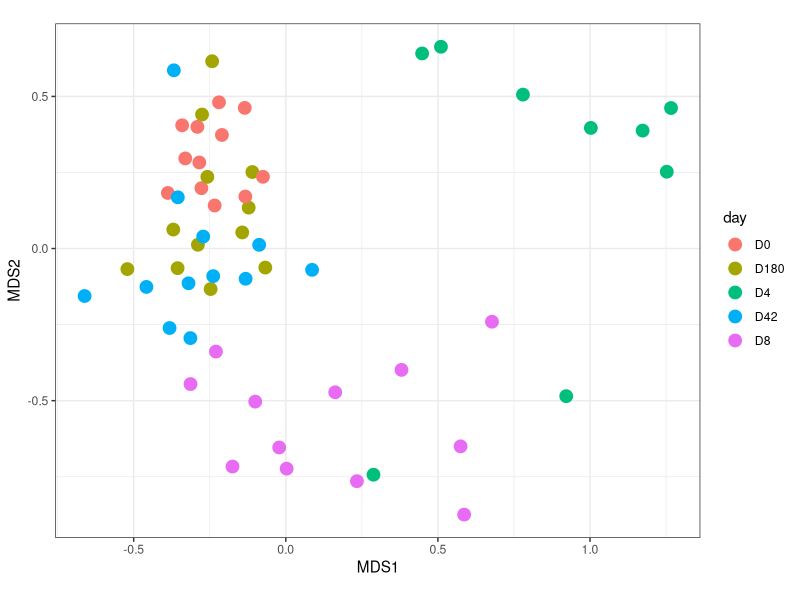
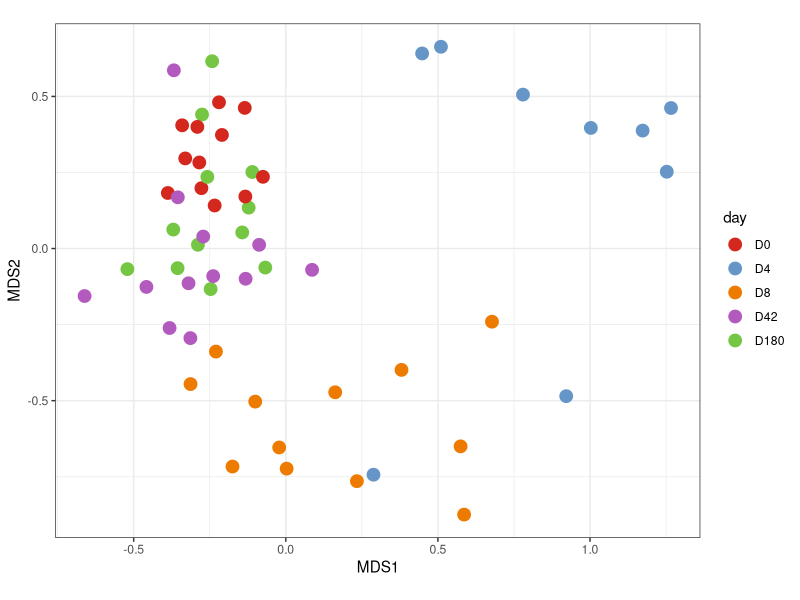
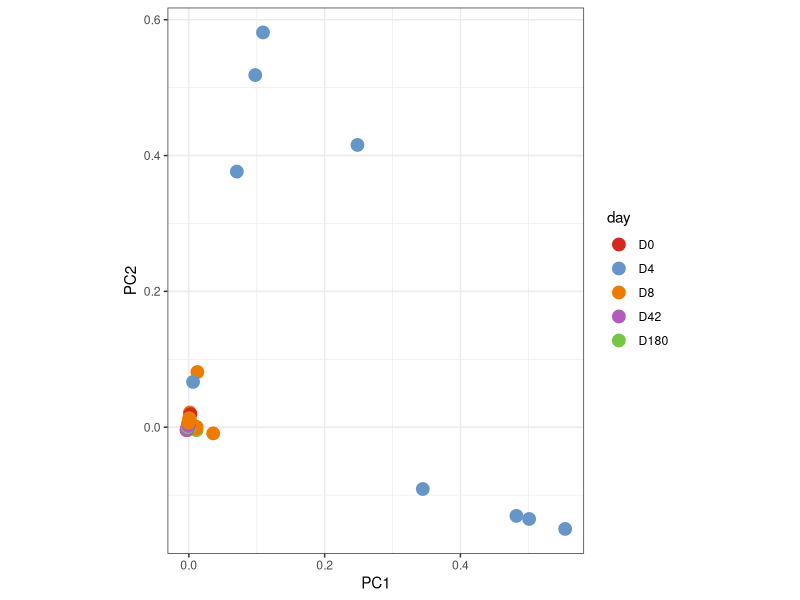
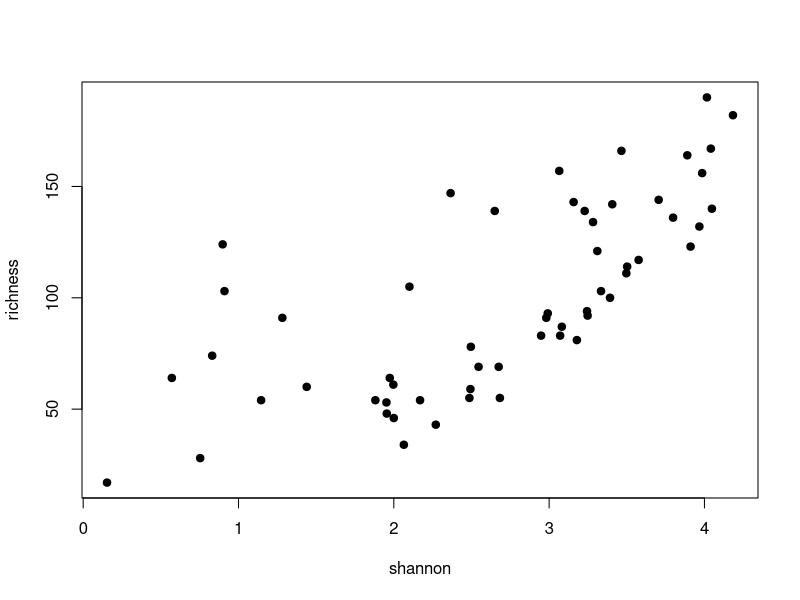
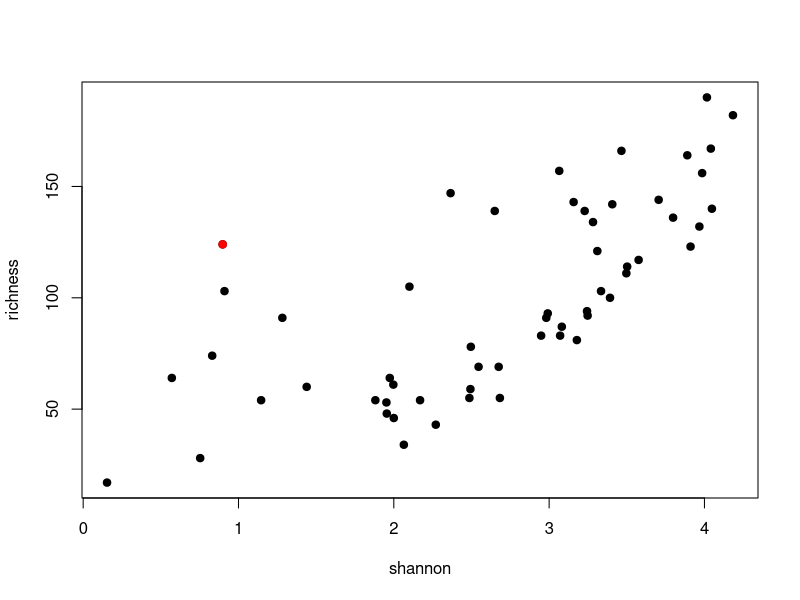
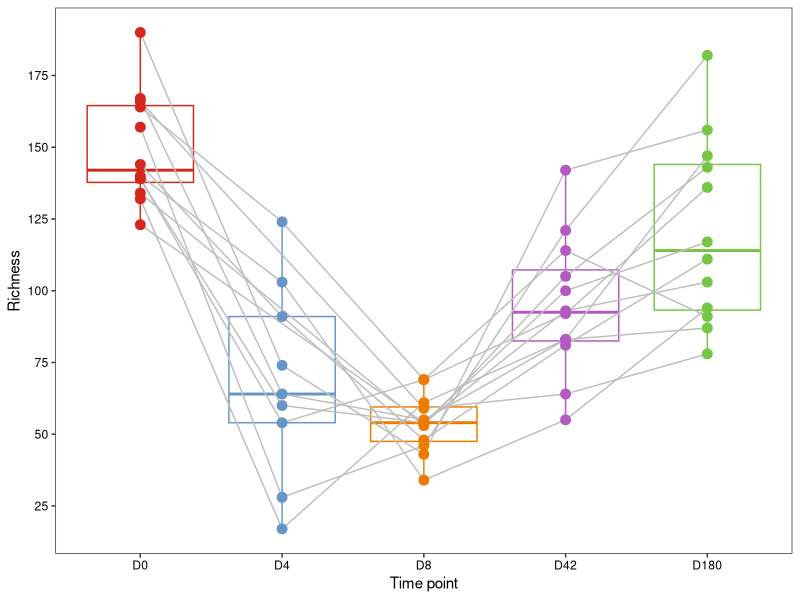
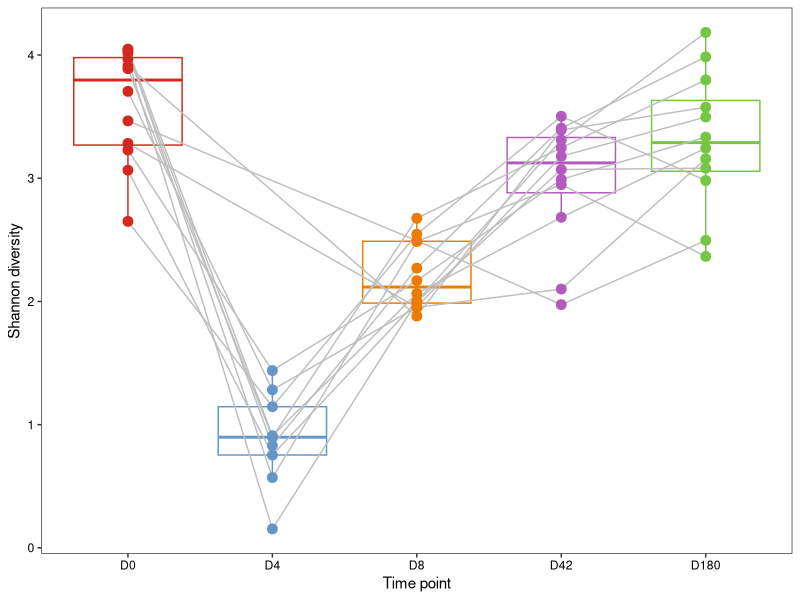
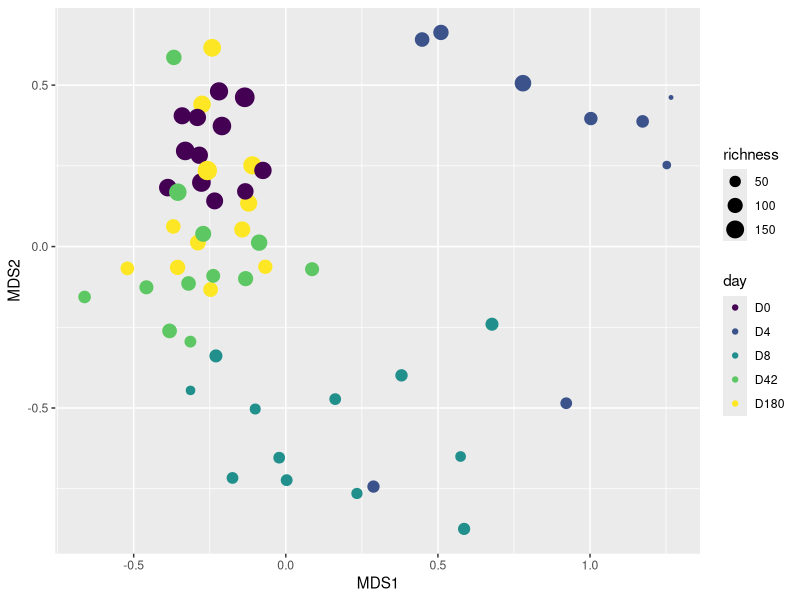

Source code (R) for these figures, in order:
## ---- chunk 1
library(vegan) # Community ecology package, containing tools for diversity analysis, ordination and analysis of dissimilarities
library(ggplot2) # Plotting package
library(Matrix) # Matrix classes and methods
library(reshape2) # Reformatting datasets
## ---- chunk 2
mOTUs <- read.csv('data/annotated.mOTU.rel_abund.rarefied.tsv',
                    sep='\t', 
                    header=T, 
                    row.names = 1)
## ---- chunk 3
head(colnames(mOTUs))
## ---- chunk 4
head(rownames(mOTUs))
## ---- chunk 5
head(colSums(mOTUs))
## ---- chunk 6
head(mOTUs[,c("ERAS3_D0","ERAS3_D4")])
## ---- chunk 7
mds.df <- data.frame(metaMDS(t(mOTUs), distance="bray")$points)
## ---- chunk 8
head(mds.df)
## ---- chunk 9
mds.df$patient <- gsub(pattern = "_.*", 
                       replacement = "", 
                        rownames(mds.df))
mds.df$day <- gsub(".*_", "",rownames(mds.df))
## ---- chunk 10
ggplot(mds.df, aes(x=MDS1, y=MDS2, colour=day))+ # Aesthetics of plot
  geom_point(size=4)+ # Plot points of size 4 (easier to see)
  theme_bw()+ # Black and white plot theme (default is grey)
  coord_fixed() # Ratio of 1:1 between x and y axes
## ---- chunk 11
mds.df$day <- ordered(mds.df$day,
                      levels=c("D0", "D4", "D8", "D42", "D180"))
## ---- chunk 12
day.colours <- c("#D4281E", "#6696C7", "#ED7B00","#B35ABE","#75C643")
ggplot(mds.df, aes(MDS1, MDS2, colour=day))+
        geom_point(size=4)+
        theme_bw()+
  coord_fixed()+
  scale_color_manual(values=day.colours)
## ---- chunk 13
# Perform PCA
pca <- rda(mOTUs)
# Get the points
pca.df <- data.frame(pca$CA$v)
# Add metadata (patient and day)
pca.df$patient <- gsub(pattern = "_.*", 
                       replacement = "", 
                        rownames(pca.df))
pca.df$day <- gsub(".*_", "",rownames(pca.df))
# Order days properly
pca.df$day <- ordered(pca.df$day,
                      levels=c("D0", "D4", "D8", "D42", "D180"))
# Plot
ggplot(pca.df, aes(PC1, PC2, colour=day))+
        geom_point(size=4)+
        theme_bw()+
  coord_fixed()+
  scale_color_manual(values=day.colours)
## ---- chunk 14
richness <- apply(mOTUs, FUN=nnzero, MARGIN=2)
## ---- chunk 15
shannon <- diversity(t(mOTUs), index = "shannon")
## ---- chunk 16
H = - 2 * (0.5 * log(0.5))
print(H)
## ---- chunk 17
plot(shannon, richness, pch=19)
## ---- chunk 18
# Find out sample which satisfies this condition
print(names(shannon[which(shannon<1 & richness>110)]))
# Use this to highlight it on the plot
plot(shannon, richness, pch=19)
points(shannon["ERAS4_D4"],
       richness["ERAS4_D4"], pch=19, col='red')
## ---- chunk 19
head(sort(mOTUs[,"ERAS4_D4"], decreasing=TRUE))
## ---- chunk 20
head(rownames(mOTUs)[order(mOTUs[,"ERAS4_D4"], decreasing=TRUE)])
## ---- chunk 21
mds.df$richness <- richness[rownames(mds.df)]
mds.df$shannon <- shannon[rownames(mds.df)]
## ---- chunk 22
ggplot(mds.df, aes(day, richness, colour=day))+
  geom_boxplot()+ # add boxplots
  geom_line(colour="grey", aes(group=patient))+ # add lines connecting samples from the same patient
  geom_point(size=3)+ # add points for individual samples
  theme_bw()+ # black-and-white theme for plot
  scale_color_manual(values=day.colours)+ # manual colours for days
  ylab("Richness")+ # y-axis label
  xlab("Time point")+ # x-axis label
  theme(legend.position = "none")+ # no legend
  theme(axis.text=element_text(colour="black"))+ # change axis label text to black (from grey)
  scale_y_continuous(breaks = seq(0,200,25))+ # breaks every 25 for y-axis
  theme(panel.grid = element_blank()) # remove grid
## ---- chunk 23
ggplot(mds.df, aes(day, shannon, colour=day))+
  geom_boxplot()+ # add boxplots
  geom_line(colour="grey", aes(group=patient))+ # add lines connecting samples from the same patient
  geom_point(size=3)+ # add points for individual samples
  theme_bw()+ # black-and-white theme for plot
  scale_color_manual(values=day.colours)+ # manual colours for days
  ylab("Shannon diversity")+ # y-axis label
  xlab("Time point")+ # x-axis label
  theme(legend.position = "none")+ # no legend
  theme(axis.text=element_text(colour="black"))+ # change axis label text to black (from grey)
  scale_y_continuous(breaks = seq(0,4,1))+ # breaks every 1 for y-axis
  theme(panel.grid = element_blank()) # remove grid
## ---- chunk 24
ggplot(mds.df, aes(MDS1, MDS2, colour=day, size=richness))+
        geom_point()
## ---- chunk 25
mds.df$richness.norm <- sapply(rownames(mds.df), 
                           function(x) mds.df[x,"richness"] - mds.df[which(mds.df$patient==gsub("_.*", "", x) & mds.df$day=="D0"),"richness"])
# Don't worry about the above function too much if it's not clear. Essentially we subtract the D0 richness for each patient from the actual richness of the sample. So D0 is defined to have a richness.norm=0. Negative richness.norm means the patient's gut microbiome on DX has a lower richness than on D0. 

ggplot(mds.df, aes(day, richness.norm, colour=day, group=patient))+
  geom_hline(yintercept = 0, linetype='dashed', size=0.5, colour='grey')+
  geom_line(colour="grey")+
  geom_point(size=3)+
  scale_color_manual(values=day.colours)+
  theme_bw()+
  theme(panel.grid = element_blank())+
  facet_wrap(~patient, ncol=5)+
  ylab("Richness (relative to baseline sample)")+
  theme(legend.position = "none")
## ---- chunk 26
mOTUs$mOTU <- rownames(mOTUs)
# 'melt' to long format
mOTUs.long.format <- melt(mOTUs)
## ---- chunk 27
head(mOTUs.long.format)
## ---- chunk 28
mOTUs.long.format$patient <- gsub("_.*", "", mOTUs.long.format$variable)
mOTUs.long.format$day <- ordered(gsub(".*_", "", mOTUs.long.format$variable), 
                                 levels=c("D0", "D4", "D8", "D42", "D180"))
## ---- chunk 29
mOTUs.long.format <- mOTUs.long.format[which(!mOTUs.long.format$patient  %in% c("ERAS1", "ERAS10")),]
## ---- chunk 30
ggplot(mOTUs.long.format[which(mOTUs.long.format$mOTU=="Bifidobacterium bifidum"),], aes(day, value, group=patient, fill=patient, colour=patient))+
    geom_line()+
  geom_point(colour="black", shape=21, size=2)+
  theme_bw()+
  theme(panel.grid = element_blank())+
  ylab("relative abundance")+
  scale_color_brewer(palette="Paired")+
  scale_fill_brewer(palette="Paired")
## ---- chunk 31
# Select just Bifidobacterium mOTUs
mOTUs.long.format.bifidobacterium <- mOTUs.long.format[grep("Bifidobacterium", mOTUs.long.format$mOTU),]
# Remove the 'Bifidobacterium' prefix and replace to 'B.'
mOTUs.long.format.bifidobacterium$species.ID <- gsub(".* ", "B. ", mOTUs.long.format.bifidobacterium$mOTU)
# Plot the data
ggplot(mOTUs.long.format.bifidobacterium, aes(day, value, group=patient, fill=patient, colour=patient))+
    geom_line()+
  geom_point(colour="black", shape=21, size=2)+
  theme_bw()+
  theme(panel.grid = element_blank())+
  facet_wrap(~species.ID, scales="free_y")+ # Divide the plot up into separate mOTUs, and let the y-axis vary
  ylab("relative abundance")+
  scale_color_brewer(palette="Paired")+
  scale_fill_brewer(palette="Paired")
